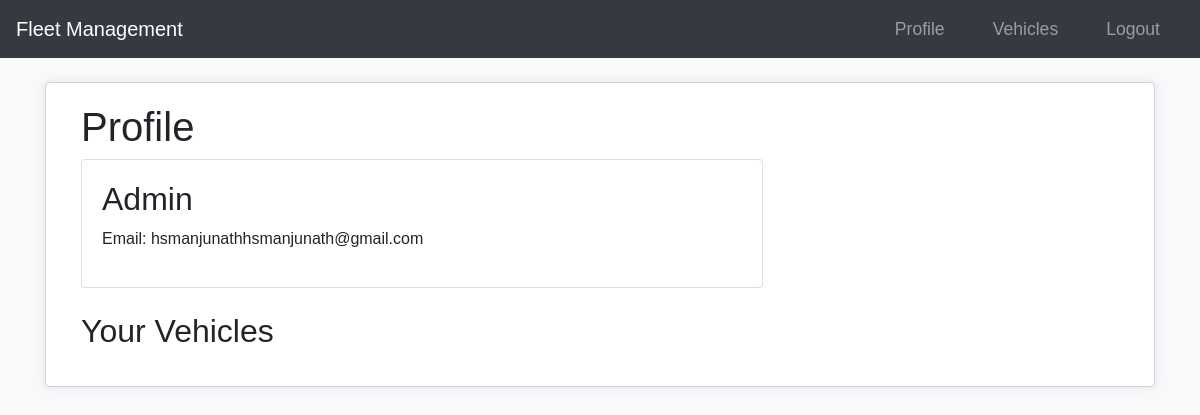
The app's page /profile (signed in), older data.
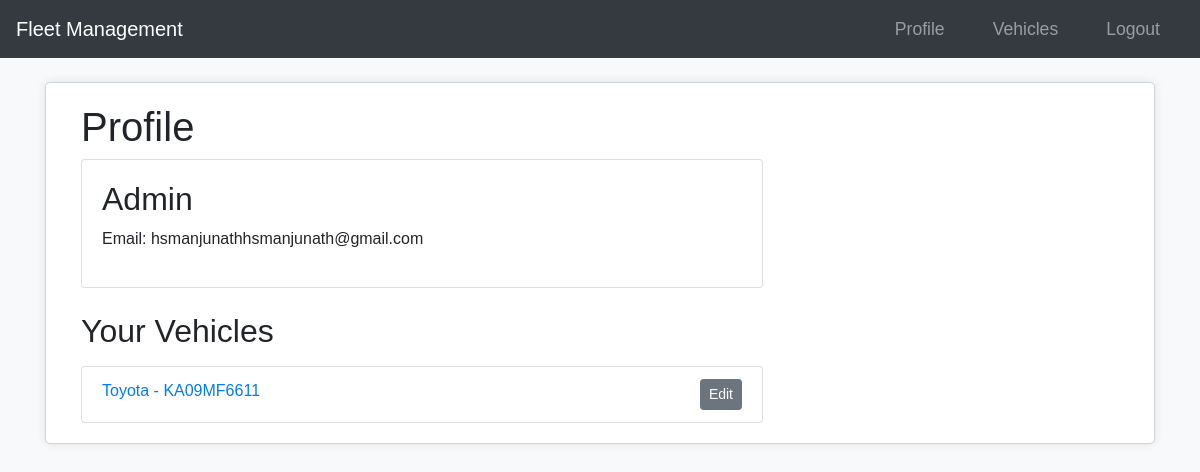
The same page, newer data.
### app/models.py (models this page shows)
class Vehicle(db.Model):
    id = db.Column(db.Integer, primary_key=True)
    name = db.Column(db.String(100), nullable=False)
    vehicle_number = db.Column(db.String(100), unique=True, nullable=False)
    user_id = db.Column(db.Integer, db.ForeignKey('user.id'), nullable=False)
    documents = db.relationship('Document', backref='vehicle', lazy=True, cascade='all, delete-orphan')

### app/routes.py (the view)
@main.route("/profile")
@login_required
def profile():
    vehicles = Vehicle.query.filter_by(owner=current_user).all()
    return render_template('profile.html', vehicles=vehicles)

### app/__init__.py (called while the page is built)
def create_app():
    app = Flask(__name__)
    app.config['SECRET_KEY'] = 'your_secret_key'
    app.config['SQLALCHEMY_DATABASE_URI'] = 'sqlite:///site.db'
    app.config.from_object('app.config.Config')  # Ensure it loads from Config class
    db.init_app(app)
    bcrypt.init_app(app)
    login_manager.init_app(app)
    migrate.init_app(app, db)
    mail.init_app(app)  # Initialize Flask-Mail with the app
    login_manager.login_view = 'main.login'
    login_manager.login_message_category = 'info'
    from app.models import User
    @login_manager.user_loader
    def load_user(user_id):
        return User.query.get(int(user_id))
    from app.routes import main as main_blueprint
    app.register_blueprint(main_blueprint)
    return app

### app/templates/profile.html (shortened to what this page needs)
{% extends "layout.html" %}
{% block content %}
<div class="container">
  <div class="row">
    <div class="col-md-8">
      <h1>Profile</h1>
      <div class="card">
        <div class="card-body">
          <h2>{{ current_user.username }}</h2>
          <p>Email: {{ current_user.email }}</p>
        </div>
      </div>
      <h2 class="mt-4">Your Vehicles</h2>
      <ul class="list-group mt-3">
        {% for vehicle in vehicles %}
        <li class="list-group-item">
          <a href="{{ url_for('main.vehicle', vehicle_id=vehicle.id) }}">{{ vehicle.name }} - {{ vehicle.vehicle_number }}</a>
          <a href="{{ url_for('main.edit_vehicle', vehicle_id=vehicle.id) }}" class="btn btn-sm btn-secondary float-right">Edit</a>
        </li>
        {% endfor %}
      </ul>
    </div>
  </div>
</div>
{% endblock %}

Row changes from the older to the newer data that the page shows:
added Vehicle: name "Toyota", vehicle_number "KA09MF6611"
